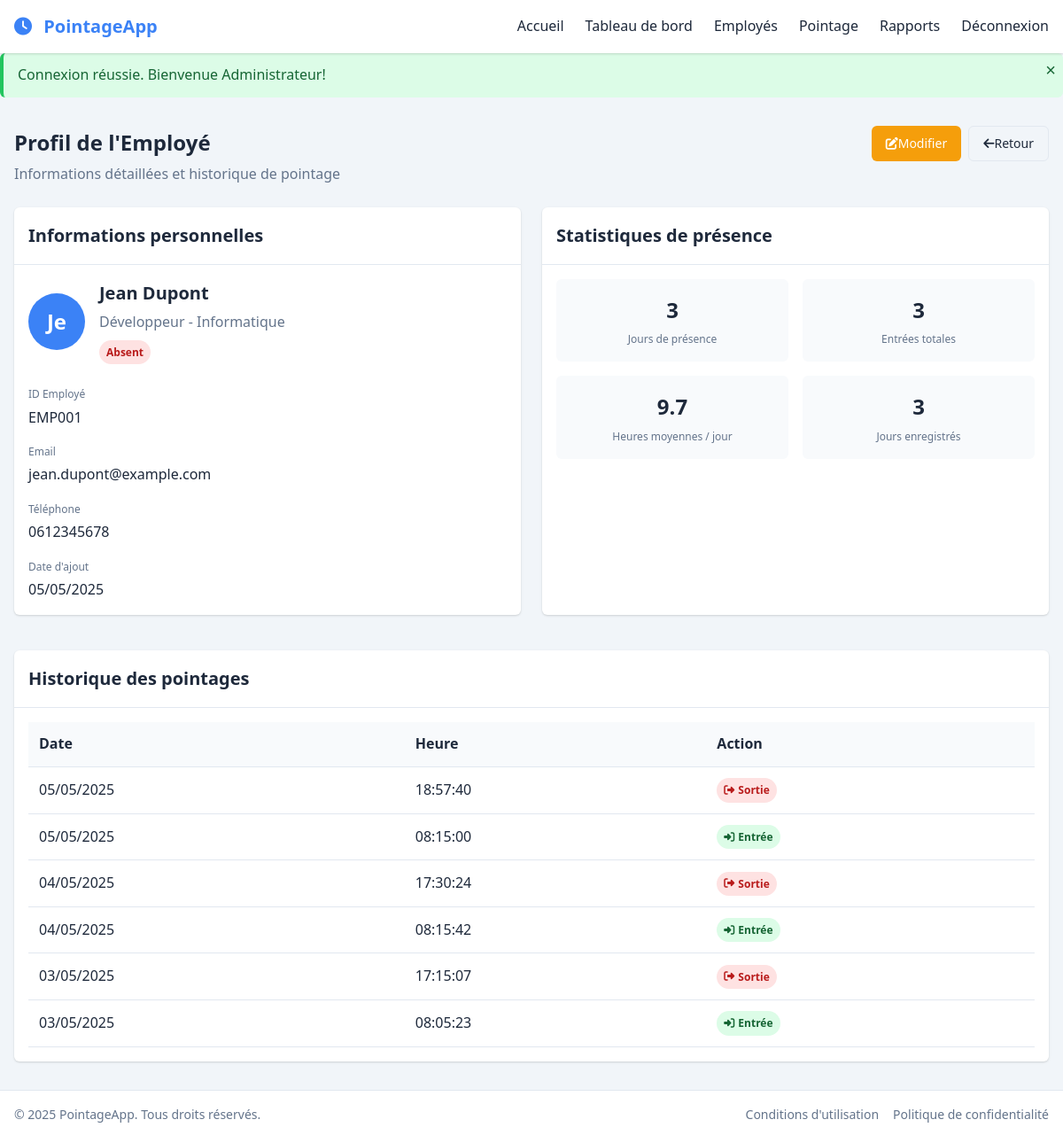
The page /employee-view.php?id=1 (signed in) on the database its author committed.
### tables this page shows
CREATE TABLE employees (
        id INTEGER PRIMARY KEY AUTOINCREMENT,
        employee_id TEXT NOT NULL UNIQUE,
        name TEXT NOT NULL,
        department TEXT NOT NULL,
        position TEXT NOT NULL,
        email TEXT,
        phone TEXT,
        created_at TIMESTAMP DEFAULT CURRENT_TIMESTAMP
    );

CREATE TABLE attendance (
        id INTEGER PRIMARY KEY AUTOINCREMENT,
        employee_id INTEGER NOT NULL,
        action TEXT NOT NULL,
        timestamp TIMESTAMP DEFAULT CURRENT_TIMESTAMP,
        FOREIGN KEY (employee_id) REFERENCES employees(id)
    );

### includes/functions.php (called while the page is built, shortened)
<?php
function isLoggedIn() {
    return isset($_SESSION['user_id']);
}
function hasRole($role) {
    return isLoggedIn() && $_SESSION['user_role'] === $role;
}
function isEmployeePresent($pdo, $employeeId) {
    $stmt = $pdo->prepare("
        SELECT a1.id, a1.action
        FROM attendance a1
        LEFT JOIN attendance a2 ON a1.employee_id = a2.employee_id
            AND a1.timestamp < a2.timestamp
            AND DATE(a1.timestamp) = DATE(a2.timestamp)
        WHERE a1.employee_id = ?
        AND DATE(a1.timestamp) = DATE('now')
        ORDER BY a1.timestamp DESC
        LIMIT 1
    ");
    $stmt->execute([$employeeId]);
    $result = $stmt->fetch();
    return $result && $result['action'] === 'entry';
}

### employee-view.php (the view, shortened to what this page needs)
<?php
require_once 'config/database.php';
require_once 'includes/functions.php';
$employeeId = (int)$_GET['id'];
$stmt = $pdo->prepare("SELECT * FROM employees WHERE id = ?");
$stmt->execute([$employeeId]);
$employee = $stmt->fetch();
$isPresent = isEmployeePresent($pdo, $employeeId);
$stmt = $pdo->prepare("
    SELECT id, action, timestamp
    FROM attendance
    WHERE employee_id = ?
    ORDER BY timestamp DESC
    LIMIT 20
");
$stmt->execute([$employeeId]);
$attendanceHistory = $stmt->fetchAll();
$stmt = $pdo->prepare("
    SELECT
        COUNT(*) as total_entries,
        COUNT(DISTINCT DATE(timestamp)) as days_present
    FROM attendance
    WHERE employee_id = ? AND action = 'entry'
");
$stmt->execute([$employeeId]);
$stats = $stmt->fetch();
$stmt = $pdo->prepare("
    SELECT
        a1.timestamp as entry_time,
        MIN(a2.timestamp) as exit_time
    FROM attendance a1
    LEFT JOIN attendance a2 ON DATE(a1.timestamp) = DATE(a2.timestamp)
        AND a1.employee_id = a2.employee_id
        AND a2.action = 'exit'
        AND a2.timestamp > a1.timestamp
    WHERE a1.employee_id = ? AND a1.action = 'entry'
    GROUP BY DATE(a1.timestamp), a1.id
    ORDER BY a1.timestamp DESC
");
$stmt->execute([$employeeId]);
$timeRecords = $stmt->fetchAll();
$totalHours = 0;
$validRecords = 0;
foreach ($timeRecords as $record) {
    if ($record['exit_time']) {
        $entry = strtotime($record['entry_time']);
        $exit = strtotime($record['exit_time']);
        $hours = ($exit - $entry) / 3600;
        if ($hours > 0 && $hours < 24) {
            $totalHours += $hours;
            $validRecords++;
        }
    }
}
$averageHours = $validRecords > 0 ? $totalHours / $validRecords : 0;
?>
<!DOCTYPE html>
<html lang="fr">
<head>
    <link rel="stylesheet" href="assets/css/style.css">
    <link rel="stylesheet" href="https://cdnjs.cloudflare.com/ajax/libs/font-awesome/6.4.0/css/all.min.css">
</head>
<body>
    <div class="container">
        <?php include 'includes/header.php'; ?>
        <main>
            <section class="page-header">
                <div class="header-content">
                    <h1>Profil de l'Employé</h1>
                    <p>Informations détaillées et historique de pointage</p>
                </div>
                <div class="header-actions">
                    <?php if (hasRole('admin')): ?>
                        <a href="employee-edit.php?id=<?php echo $employeeId; ?>" class="btn btn-warning">
                            <i class="fas fa-edit"></i> Modifier
                        </a>
                    <?php endif; ?>
                    <a href="<?php echo hasRole('admin') ? 'employees.php' : 'dashboard.php'; ?>" class="btn btn-outline">
                        <i class="fas fa-arrow-left"></i> Retour
                    </a>
                </div>
            </section>
            <section class="employee-profile">
                <div class="profile-grid">
                    <div class="card">
                        <div class="card-header">
                            <h3>Informations personnelles</h3>
                        </div>
                        <div class="card-body">
                            <div class="profile-header">
                                <div class="profile-avatar">
                                    <?php echo substr($employee['name'], 0, 2); ?>
                                </div>
                                <div class="profile-info">
                                    <h2><?php echo $employee['name']; ?></h2>
                                    <p><?php echo $employee['position']; ?> - <?php echo $employee['department']; ?></p>
                                    <span class="badge <?php echo $isPresent ? 'badge-success' : 'badge-danger'; ?>">
                                        <?php echo $isPresent ? 'Présent' : 'Absent'; ?>
                                    </span>
                                </div>
                            </div>
                            <div class="profile-details">
                                <div class="detail-item">
                                    <span class="detail-label">ID Employé</span>
                                    <span class="detail-value"><?php echo $employee['employee_id']; ?></span>
                                </div>
                                <div class="detail-item">
                                    <span class="detail-label">Email</span>
                                    <span class="detail-value"><?php echo $employee['email'] ?: 'Non renseigné'; ?></span>
                                </div>
                                <div class="detail-item">
                                    <span class="detail-label">Téléphone</span>
                                    <span class="detail-value"><?php echo $employee['phone'] ?: 'Non renseigné'; ?></span>
                                </div>
                                <div class="detail-item">
                                    <span class="detail-label">Date d'ajout</span>
                                    <span class="detail-value"><?php echo date('d/m/Y', strtotime($employee['created_at'])); ?></span>
                                </div>
                            </div>
                        </div>
                    </div>
                    <div class="card">
                        <div class="card-header">
                            <h3>Statistiques de présence</h3>
                        </div>
                        <div class="card-body">
                            <div class="stats-grid">
                                <div class="stat-item">
                                    <div class="stat-value"><?php echo $stats['days_present']; ?></div>
                                    <div class="stat-label">Jours de présence</div>
                                </div>
                                <div class="stat-item">
                                    <div class="stat-value"><?php echo $stats['total_entries']; ?></div>
                                    <div class="stat-label">Entrées totales</div>
                                </div>
                                <div class="stat-item">
                                    <div class="stat-value"><?php echo number_format($averageHours, 1); ?></div>
                                    <div class="stat-label">Heures moyennes / jour</div>
                                </div>
                                <div class="stat-item">
                                    <div class="stat-value"><?php echo count($timeRecords); ?></div>
                                    <div class="stat-label">Jours enregistrés</div>
                                </div>
                            </div>
                        </div>
                    </div>
                    <div class="card full-width">
                        <div class="card-header">
                            <h3>Historique des pointages</h3>
                        </div>
                        <div class="card-body">
                            <div class="table-responsive">
                                <table class="table">
                                    <thead>
                                        <tr>
                                            <th>Date</th>
                                            <th>Heure</th>
                                            <th>Action</th>
                                        </tr>
                                    </thead>
                                    <tbody>
                                        <?php if (count($attendanceHistory) > 0): ?>
                                            <?php foreach ($attendanceHistory as $record): ?>
                                                <tr>
                                                    <td><?php echo date('d/m/Y', strtotime($record['timestamp'])); ?></td>
                                                    <td><?php echo date('H:i:s', strtotime($record['timestamp'])); ?></td>
                                                    <td>
                                                        <span class="badge <?php echo $record['action'] === 'entry' ? 'badge-success' : 'badge-danger'; ?>">
                                                            <i class="fas fa-<?php echo $record['action'] === 'entry' ? 'sign-in-alt' : 'sign-out-alt'; ?>"></i>
                                                            <?php echo $record['action'] === 'entry' ? 'Entrée' : 'Sortie'; ?>
                                                        </span>
                                                    </td>
                                                </tr>
                                            <?php endforeach; ?>
                                        <?php else: ?>
                                            <tr>
                                                <td colspan="3" class="text-center">Aucun historique de pointage disponible.</td>
                                            </tr>
                                        <?php endif; ?>
                                    </tbody>
                                </table>
                            </div>
                        </div>
                    </div>
                </div>
            </section>
        </main>
        <?php include 'includes/footer.php'; ?>
    </div>
</body>
</html>

### assets/css/style.css (style rules this page uses)
:root { --primary-color: #3b82f6; --primary-dark: #2563eb; --primary-light: #93c5fd; --success-color: #22c55e; --danger-color: #ef4444; --warning-color: #f59e0b; --info-color: #3b82f6; --dark-color: #1e293b; --light-color: #f8fafc; --gray-color: #64748b; --gray-light: #e2e8f0; --gray-dark: #475569; --body-bg: #f1f5f9; --card-bg: #ffffff; --header-height: 60px; --footer-height: 60px; --border-radius: 0.375rem; --box-shadow: 0 1px 3px 0 rgba(0, 0, 0, 0.1), 0 1px 2px 0 rgba(0, 0, 0, 0.06); --transition: all 0.3s ease; }
* { margin: 0; padding: 0; box-sizing: border-box; }
body { font-family: "Segoe UI", Tahoma, Geneva, Verdana, sans-serif; background-color: var(--body-bg); color: var(--dark-color); line-height: 1.6; }
a { color: var(--primary-color); text-decoration: none; transition: var(--transition); }
.container { min-height: 100vh; display: flex; flex-direction: column; }
main { flex: 1; padding: 1rem; max-width: 1200px; margin: 0 auto; width: 100%; }
.btn { display: inline-flex; align-items: center; justify-content: center; padding: 0.5rem 1rem; border-radius: var(--border-radius); font-weight: 500; cursor: pointer; transition: var(--transition); border: none; font-size: 0.875rem; }
.btn-warning { background-color: var(--warning-color); color: white; }
.btn-outline { background-color: transparent; border: 1px solid var(--gray-light); color: var(--dark-color); }
.card { background-color: var(--card-bg); border-radius: var(--border-radius); box-shadow: var(--box-shadow); overflow: hidden; margin-bottom: 1rem; }
.card-header { padding: 1rem; border-bottom: 1px solid var(--gray-light); }
.card-header h3 { margin: 0; font-size: 1.25rem; font-weight: 600; }
.card-body { padding: 1rem; }
.badge { display: inline-flex; align-items: center; padding: 0.25rem 0.5rem; border-radius: 9999px; font-size: 0.75rem; font-weight: 600; }
.badge i { margin-right: 0.25rem; }
.badge-success { background-color: #dcfce7; color: #166534; }
.badge-danger { background-color: #fee2e2; color: #b91c1c; }
.table-responsive { overflow-x: auto; }
.table { width: 100%; border-collapse: collapse; }
.table th, .table td { padding: 0.75rem; text-align: left; border-bottom: 1px solid var(--gray-light); }
.table th { font-weight: 600; background-color: #f8fafc; }
.stat-value { font-size: 1.5rem; font-weight: 600; }
.page-header { display: flex; justify-content: space-between; align-items: flex-start; margin-bottom: 1.5rem; }
.page-header h1 { font-size: 1.5rem; margin-bottom: 0.25rem; }
.page-header p { color: var(--gray-color); }
.header-actions { display: flex; gap: 0.5rem; }
.profile-grid { display: grid; grid-template-columns: 1fr; gap: 1.5rem; }
.profile-header { display: flex; align-items: center; margin-bottom: 1.5rem; }
.profile-avatar { width: 4rem; height: 4rem; border-radius: 50%; background-color: var(--primary-color); color: white; display: flex; align-items: center; justify-content: center; font-weight: 600; font-size: 1.5rem; margin-right: 1rem; }
.profile-info h2 { margin: 0; font-size: 1.25rem; }
.profile-info p { margin: 0.25rem 0 0.5rem; color: var(--gray-color); }
.profile-details { display: grid; grid-template-columns: 1fr; gap: 1rem; }
.detail-item { display: flex; flex-direction: column; }
.detail-label { font-size: 0.75rem; color: var(--gray-color); margin-bottom: 0.25rem; }
.detail-value { font-weight: 500; }
.stats-grid { display: grid; grid-template-columns: repeat(2, 1fr); gap: 1rem; }
.stat-item { text-align: center; padding: 1rem; background-color: #f8fafc; border-radius: var(--border-radius); }
.stat-item .stat-value { font-size: 1.5rem; font-weight: 600; margin-bottom: 0.25rem; }
.stat-item .stat-label { font-size: 0.75rem; color: var(--gray-color); }
.full-width { grid-column: 1 / -1; }
@media (min-width: 768px) { .profile-grid { grid-template-columns: repeat(2, 1fr); } }

### rows shown on the page
employees: name "Je", name "Jean Dupont", position "Développeur", department "Informatique", employee "EMP001", email "jean.dupont@example.com", phone "0612345678", created_at "05/05/2025"
attendance: timestamp "05/05/2025", timestamp "18:57:40", action "Sortie"
attendance: timestamp "05/05/2025", timestamp "08:15:00", action "Entrée"
attendance: timestamp "04/05/2025", timestamp "17:30:24", action "Sortie"
attendance: timestamp "04/05/2025", timestamp "08:15:42", action "Entrée"
attendance: timestamp "03/05/2025", timestamp "17:15:07", action "Sortie"
attendance: timestamp "03/05/2025", timestamp "08:05:23", action "Entrée"

### other values the page prints
$alert['message'] "Connexion réussie. Bienvenue Administrateur!"
$stats['days_present'] "3"
$stats['total_entries'] "3"
$averageHours "9.7"
count($timeRecords) "3"
